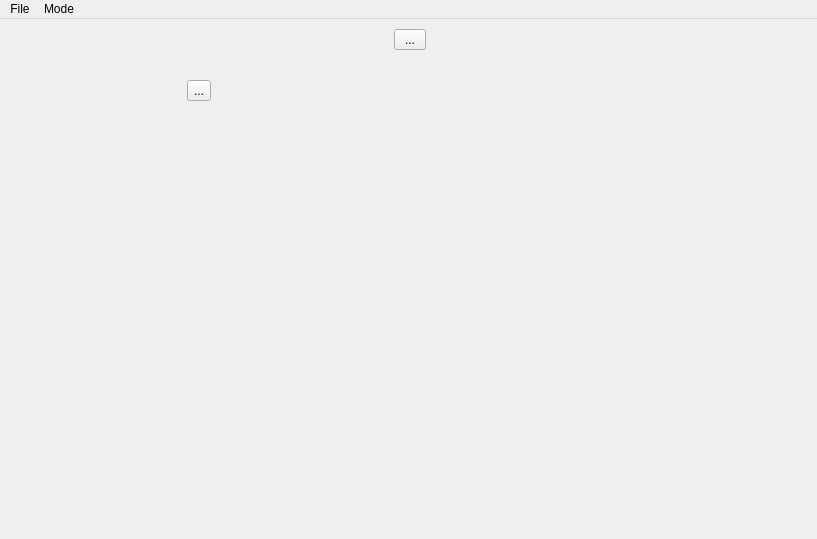
<?xml version="1.0" encoding="UTF-8"?>
<ui version="4.0">
 <class>MainWindow</class>
 <widget class="QMainWindow" name="MainWindow">
  <property name="geometry">
   <rect>
    <x>0</x>
    <y>0</y>
    <width>817</width>
    <height>539</height>
   </rect>
  </property>
  <property name="windowTitle">
   <string>MainWindow</string>
  </property>
  <property name="toolTip">
   <string>Open Build/Modify railway Menu</string>
  </property>
  <property name="toolTipDuration">
   <number>2</number>
  </property>
  <widget class="QWidget" name="centralwidget">
   <widget class="QWidget" name="canvas" native="true">
    <property name="geometry">
     <rect>
      <x>10</x>
      <y>130</y>
      <width>741</width>
      <height>381</height>
     </rect>
    </property>
   </widget>
   <widget class="QWidget" name="verticalLayoutWidget">
    <property name="geometry">
     <rect>
      <x>760</x>
      <y>130</y>
      <width>51</width>
      <height>381</height>
     </rect>
    </property>
    <layout class="QVBoxLayout" name="rightMenuLayout"/>
   </widget>
   <widget class="QWidget" name="verticalLayoutWidget_2">
    <property name="geometry">
     <rect>
      <x>10</x>
      <y>10</y>
      <width>801</width>
      <height>111</height>
     </rect>
    </property>
    <layout class="QVBoxLayout" name="overallMenuLayout">
     <item>
      <layout class="QHBoxLayout" name="buildModifyMenu1">
       <item>
        <widget class="QToolButton" name="trackMenuButton">
         <property name="maximumSize">
          <size>
           <width>32</width>
           <height>32</height>
          </size>
         </property>
         <property name="text">
          <string>...</string>
         </property>
         <property name="icon">
          <iconset resource="resources.qrc">
           <normaloff>:/icons/icons/buildMenuIcon.png</normaloff>:/icons/icons/buildMenuIcon.png</iconset>
         </property>
         <property name="iconSize">
          <size>
           <width>16</width>
           <height>16</height>
          </size>
         </property>
        </widget>
       </item>
      </layout>
     </item>
     <item>
      <widget class="QStackedWidget" name="allMenus">
       <widget class="QWidget" name="trackMenu">
        <widget class="QWidget" name="gridLayoutWidget">
         <property name="geometry">
          <rect>
           <x>9</x>
           <y>-1</y>
           <width>361</width>
           <height>71</height>
          </rect>
         </property>
         <layout class="QGridLayout" name="trackMenu1">
          <item row="0" column="0">
           <widget class="QToolButton" name="straightHButton">
            <property name="text">
             <string>...</string>
            </property>
            <property name="icon">
             <iconset resource="resources.qrc">
              <normaloff>:/graphics/graphics/straightH.png</normaloff>:/graphics/graphics/straightH.png</iconset>
            </property>
           </widget>
          </item>
         </layout>
        </widget>
       </widget>
       <widget class="QWidget" name="page_2"/>
      </widget>
     </item>
    </layout>
   </widget>
  </widget>
  <widget class="QMenuBar" name="menubar">
   <property name="geometry">
    <rect>
     <x>0</x>
     <y>0</y>
     <width>817</width>
     <height>21</height>
    </rect>
   </property>
   <widget class="QMenu" name="menuFile">
    <property name="title">
     <string>File</string>
    </property>
    <addaction name="actionOpen_Railway"/>
   </widget>
   <widget class="QMenu" name="menuMode">
    <property name="title">
     <string>Mode</string>
    </property>
    <addaction name="actionBuild_Modify_Railway"/>
   </widget>
   <addaction name="menuFile"/>
   <addaction name="menuMode"/>
  </widget>
  <action name="actionBuild_Modify_Railway">
   <property name="text">
    <string>Build/Modify Railway</string>
   </property>
  </action>
  <action name="actionOpen_Railway">
   <property name="text">
    <string>Open Railway</string>
   </property>
  </action>
 </widget>
 <resources>
  <include location="resources.qrc"/>
 </resources>
 <connections/>
</ui>
